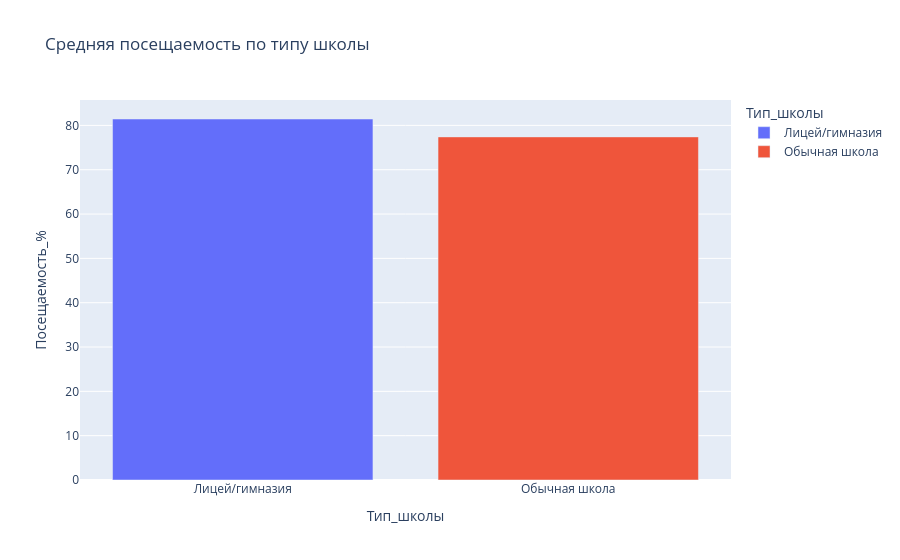

Write notebook code for a chart like this one.
### Code cell
# 4. Средняя посещаемость по типу школы (bar chart)
fig4 = px.bar(
    df.groupby("Тип_школы")["Посещаемость_%"].mean().reset_index(),
    x="Тип_школы", y="Посещаемость_%", color="Тип_школы",
    title="Средняя посещаемость по типу школы"
)
fig4.show()

### Figure 1 — Plotly figure (JSON) as saved in the notebook; plotly's stock layout.template omitted (floating-point values rounded to 4 significant figures)
{"data": [{"hovertemplate": "Тип_школы=%{x}<br>Посещаемость_%=%{y}<extra></extra>", "legendgroup": "Лицей/гимназия", "marker": {"color": "#636efa", "pattern": {"shape": ""}}, "name": "Лицей/гимназия", "orientation": "v", "showlegend": true, "textposition": "auto", "type": "bar", "x": ["Лицей/гимназия"], "xaxis": "x", "y": [81.44], "yaxis": "y"}, {"hovertemplate": "Тип_школы=%{x}<br>Посещаемость_%=%{y}<extra></extra>", "legendgroup": "Обычная школа", "marker": {"color": "#EF553B", "pattern": {"shape": ""}}, "name": "Обычная школа", "orientation": "v", "showlegend": true, "textposition": "auto", "type": "bar", "x": ["Обычная школа"], "xaxis": "x", "y": [77.41], "yaxis": "y"}], "layout": {"barmode": "relative", "legend": {"title": {"text": "Тип_школы"}, "tracegroupgap": 0}, "title": {"text": "Средняя посещаемость по типу школы"}, "xaxis": {"anchor": "y", "categoryarray": ["Лицей/гимназия", "Обычная школа"], "categoryorder": "array", "domain": [0, 1], "title": {"text": "Тип_школы"}}, "yaxis": {"anchor": "x", "domain": [0, 1], "title": {"text": "Посещаемость_%"}}}}
